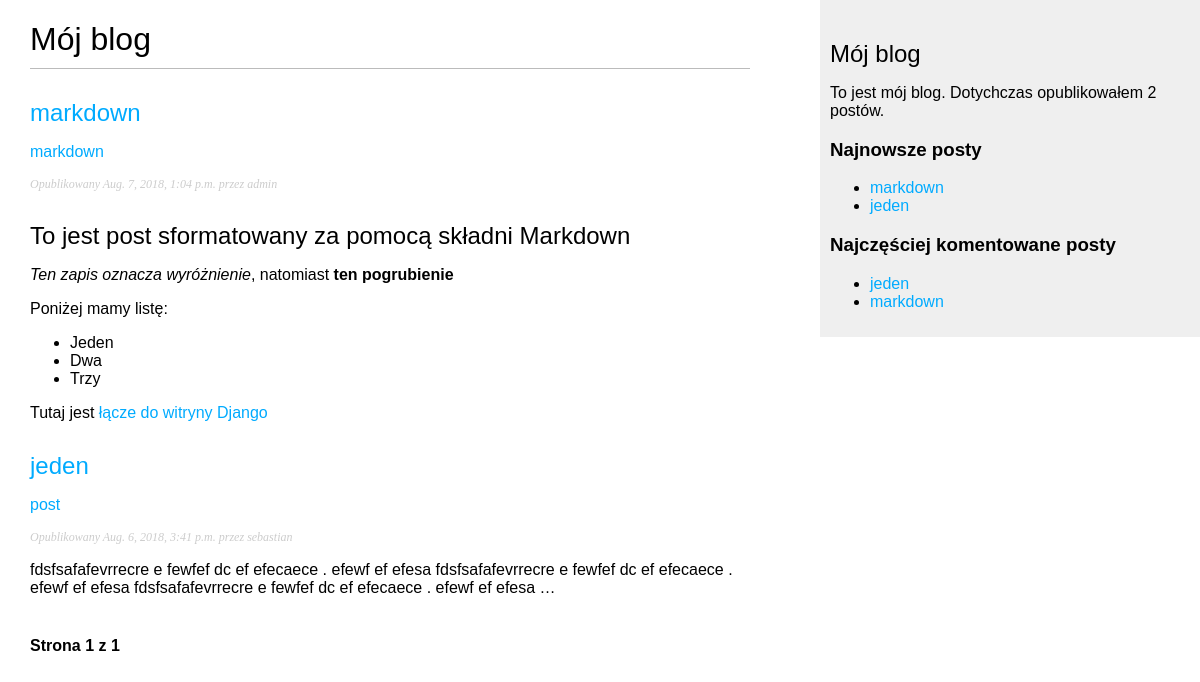
Page /blog/ on the earlier database version.
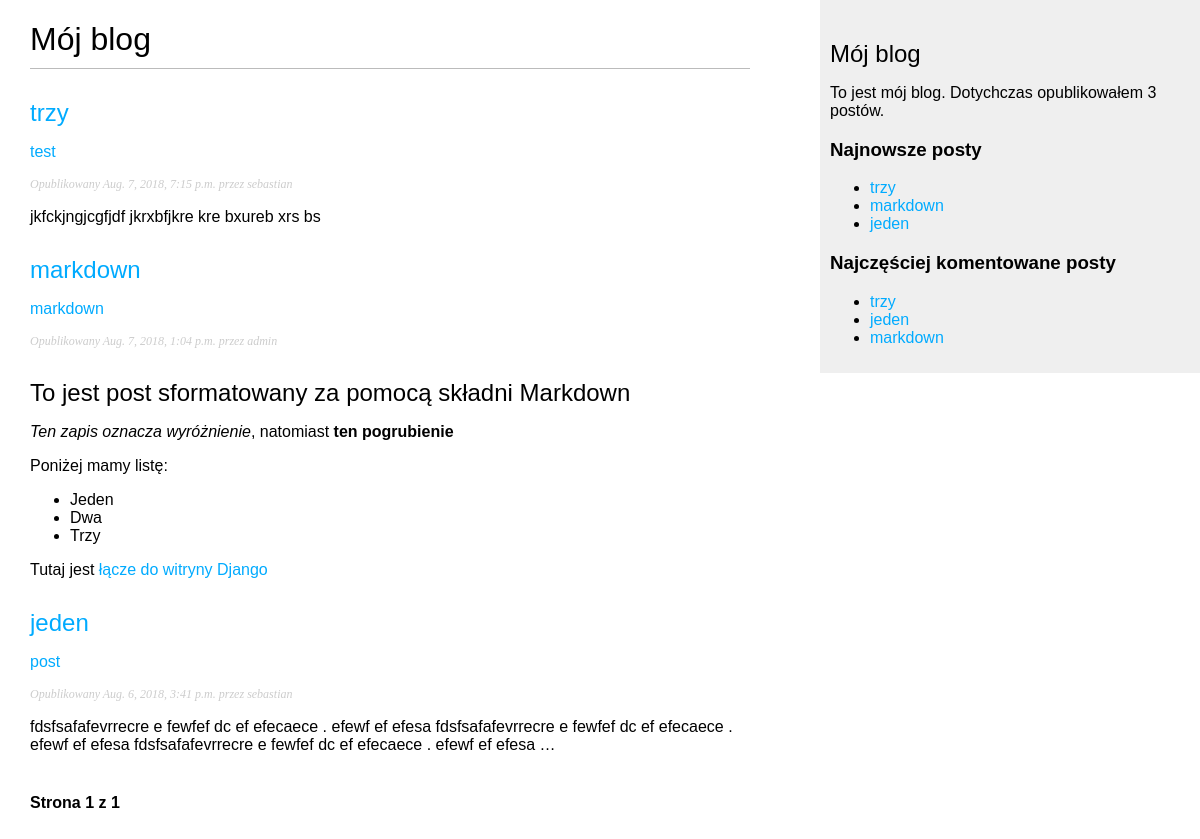
Same page on the later database version.
### blog/models.py (models this page shows, shortened)
class Post(models.Model):
    STATUS_CHOICES = (('draft', 'Roboczy'), ('published', 'Opublikowany'))
    title = models.CharField(max_length=250)
    slug = models.SlugField(max_length=250, unique_for_date='publish')
    author = models.ForeignKey(User, related_name='blog_posts', on_delete=models.CASCADE)
    body = models.TextField()
    publish = models.DateTimeField(default=timezone.now)
    created = models.DateTimeField(auto_now_add=True)
    updated = models.DateTimeField(auto_now=True)
    status = models.CharField(max_length=10, choices=STATUS_CHOICES, default='draft')
    objects = models.Manager()
    published = PublishedManager()
    tags = TaggableManager()
    class Meta:
        ordering = ('-publish',)
    def get_absolute_url(self):
        return reverse('blog:post_detail', args=[self.publish.year,
                                                 self.publish.strftime('%m'),
                                                 self.publish.strftime('%d'),
                                                 self.slug])

### blog/views.py (the view)
# urls.py: url(r'^tag/(?P<tag_slug>[-\w]+)/$', views.post_list, name='post_list_by_tag'),
def post_list(request, tag_slug=None):
    object_list = Post.published.all()
    tag = None
    if tag_slug:
        tag = get_object_or_404(Tag, slug=tag_slug)
        object_list = object_list.filter(tags__in=[tag])
    paginator = Paginator(object_list, 3)
    page = request.GET.get('page')
    try:
        posts = paginator.page(page)
    except PageNotAnInteger:
        posts = paginator.page(1)
    except EmptyPage:
        posts = paginator.page(paginator.num_pages)
    return render(request, 'blog/post/list.html', {'page': page,
                                                   'posts': posts,
                                                   'tag': tag})

### blog/models.py (called while the page is built)
    def get_queryset(self):
        return super(PublishedManager, self).get_queryset().filter(status='published')

### blog/templatetags/blog_tags.py (called while the page is built)
@register.simple_tag
def total_posts():
    return Post.published.count()

@register.inclusion_tag('blog/post/latest_posts.html')
def show_latest_posts(count=5):
    latest_posts = Post.published.order_by('-publish')[:count]
    return {'latest_posts': latest_posts}

@register.simple_tag
def get_most_commented_posts(count=5):
    return Post.published.annotate(total_comments=Count('comments')).order_by('-total_comments')[:count]

@register.filter(name='markdown')
def markdown_format(text):
    return mark_safe(markdown.markdown(text))

### blog/templates/blog/post/list.html (shortened to what this page needs)
{% extends "blog/base.html" %}
{% load blog_tags %}
{% block content %}
    <h1> Mój blog</h1>
    {% for post in posts %}
        <h2><a href="{{ post.get_absolute_url }}">{{ post.title }}</a></h2>
        <p class="tags">
            {% for tag in post.tags.all %}
                <a href="{% url "blog:post_list_by_tag" tag.slug %}">
                    {{ tag.name }}
                </a>
            {% endfor %}
        </p>
        <p class="date">Opublikowany {{ post.publish }} przez {{ post.author }}</p>
        {{ post.body|markdown|truncatewords_html:30 }}
    {% endfor %}
    {% include "pagination.html" with page=posts %}
{% endblock %}

### blog/templates/blog/base.html (shortened to what this page needs)
{% load staticfiles blog_tags %}
<!DOCTYPE html>
<html lang="en">
<head>
    <link href="{% static 'css/blog.css' %}" rel="stylesheet">
</head>
<body>
    <div id="content">
        {% block content %}
        {% endblock %}
    </div>
    <div id="sidebar">
        <h2>Mój blog</h2>
        <p>To jest mój blog. Dotychczas opublikowałem {% total_posts %} postów.</p>
        <h3>Najnowsze posty</h3>
        {% show_latest_posts 3 %}
        <h3>Najczęściej komentowane posty</h3>
        {% get_most_commented_posts as most_commented_posts %}
        <ul>
            {% for post in most_commented_posts %}
                <li>
                    <a href="{{ post.get_absolute_url }}">{{ post.title }}</a>
                </li>
            {% endfor %}
        </ul>
    </div>
</body>
</html>

### blog/templates/blog/post/latest_posts.html
<ul>
    {% for post in latest_posts %}
        <li>
            <a href="{{ post.get_absolute_url }}">{{ post.title }}</a>
        </li>
    {% endfor %}
</ul>

Differences in the rows shown:
added Post: title "trzy", publish "Aug. 7, 2018, 7:15 p.m.", author "sebastian", body "jkfckjngjcgfjdf jkrxbfjkre kre bxureb xrs bs"
added Tag: name "test", shown under "trzy"
Other differences:
text no longer shown: "2"
text now shown: "3"
